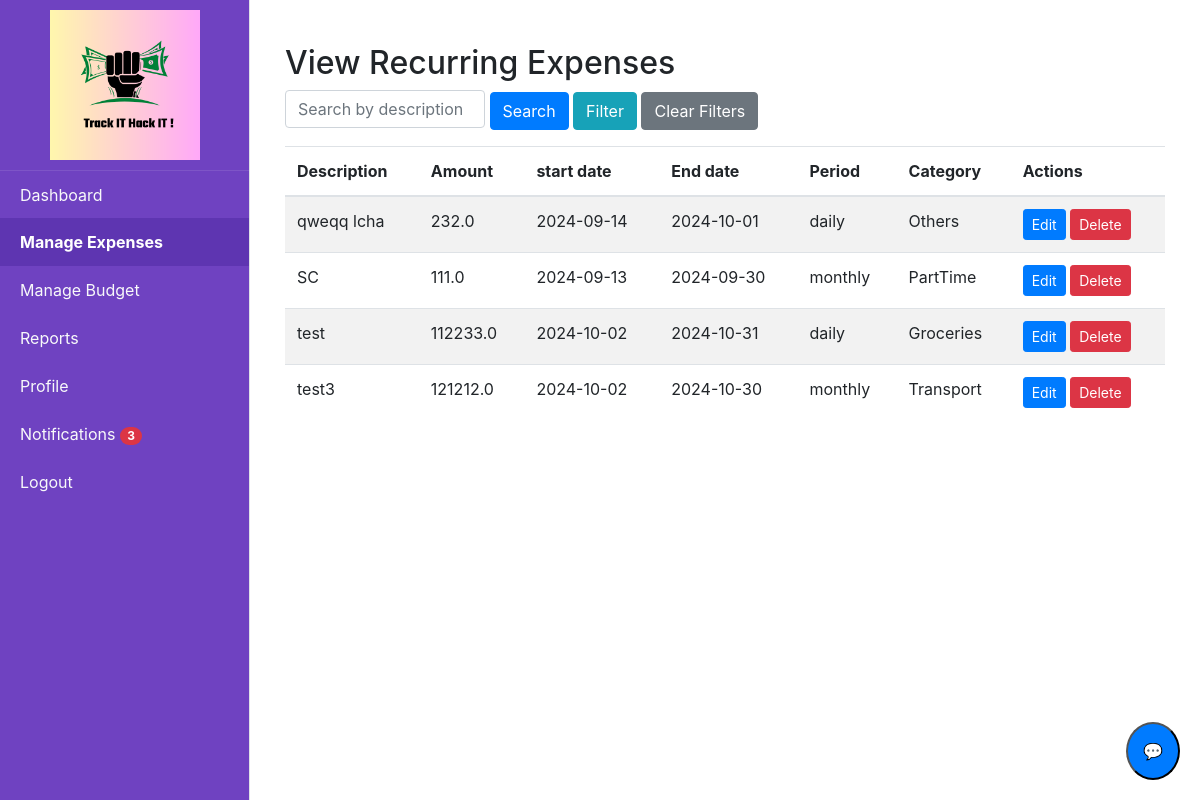
Page /view_recurring_expenses (signed in) on the committed database.
### tables this page shows
CREATE TABLE recurring_expenses (id INTEGER PRIMARY KEY AUTOINCREMENT, user_id INTEGER NOT NULL, description TEXT NOT NULL, amount REAL NOT NULL, start_date DATE NOT NULL, period TEXT NOT NULL, category_id INTEGER NOT NULL REFERENCES category (id), next_due_date DATE NOT NULL, end_date DATE, document TEXT, FOREIGN KEY (user_id) REFERENCES users (id));

CREATE TABLE category (id INTEGER PRIMARY KEY AUTOINCREMENT, name TEXT NOT NULL, is_income INTEGER DEFAULT (0));

### app.py (the view, shortened to what this page needs)
@app.route('/view_recurring_expenses', methods=['GET', 'POST'])
@login_required
def view_recurring_expenses():
    search = request.args.get('search', '')
    category = request.args.get('category', '')
    start_date = request.args.get('start_date', '')
    end_date = request.args.get('end_date', '')
    amount_comparison = request.args.get('amount_comparison', '')
    amount_value = request.args.get('amount_value', '')
    period = request.args.get('period', '')
    sort_by = request.args.get('sort_by', '')
    query = '''
        SELECT r.*, c.name AS category_name
        FROM recurring_expenses r
        JOIN category c ON r.category_id = c.id
        WHERE r.user_id = ?
    '''
    params = [current_user.id]
    if search:
        query += " AND r.description LIKE ?"
        params.append(f'%{search}%')
    if category:
        category=int(category)
        query += " AND c.id = ?"
        params.append(category)
    if start_date:
        query += " AND r.start_date >= ?"
        params.append(start_date)
    if end_date:
        query += " AND r.start_date <= ?"
        params.append(end_date)
    if period:
        print("Period:")
        print(period)
        query += " AND r.period = ?"
        params.append(period)
    expenses = query_db(query, params)
    categories = query_db('SELECT id, name, is_income FROM category')
    print(period)
    return render_template('view_recurring_expenses.html',
                           expenses=expenses,
                           search=search,
                           category_v=category,
                           start_date=start_date,
                           end_date=end_date,
                           amount_comparison=amount_comparison,
                           amount_value=amount_value,
                           period=period,
                           sort_by=sort_by
                           ,
                           categories=categories)

### app.py (called while the page is built)
@login_manager.user_loader
def load_user(user_id):
    return get_user_by_id(user_id)

@app.after_request
def after_request(response):
    response.headers["Cache-Control"] = "no-cache, no-store, must-revalidate"
    return response

@app.context_processor
def inject_unread_notifications():
    if current_user.is_authenticated:
        unread_count = query_db('''
            SELECT COUNT(*)
            FROM notifications
            WHERE user_id = ? AND is_read = 0
        ''', [current_user.id], one=True)
        return dict(unread_count=unread_count[0] if unread_count else 0)
    return dict(unread_count=0)

### database.py (called while the page is built)
def get_db():
    return sqlite3.connect(DATABASE)

def query_db(query, args=(), one=False):
    cur = get_db().execute(query, args)
    rv = cur.fetchall()
    cur.close()
    return (rv[0] if rv else None) if one else rv

def get_user_by_id(user_id):
    conn = sqlite3.connect(DATABASE)
    cursor = conn.cursor()
    cursor.execute('SELECT * FROM users WHERE id = ?', (user_id,))
    user = cursor.fetchone()
    conn.close()
    if user:
        return User(id=user[0], username=user[1], email=user[2], password=user[3])
    return None

### templates/view_recurring_expenses.html (shortened to what this page needs)
{% extends "home.html" %}
{% block content %}
<div class="container mt-4">
    <h2>View Recurring Expenses</h2>
<form  method="GET" action="{{ url_for('view_recurring_expenses') }}" class="mb-3">
 <div class="mb-3">
        <input type="text" class="form-control d-inline" id="search" name="search" value="{{ search }}" placeholder="Search by description" style="width: 200px; display: inline;">
        <button  class="btn btn-primary" id="searchBtn">Search</button>
        <button type="button" class="btn btn-info" id="filterButton">Filter</button>
        <button  type="submit" onclick="clearFilters()" class="btn btn-secondary" id="clearBtn" >Clear Filters</button>
    </div>
    </form>
    <table class="table table-striped">
        <thead>
            <tr>
                <th>Description</th>
                <th>Amount</th>
                <th>start date</th>
                <th> End date</th>
                <th> Period </th>
                <th>Category</th>
                <th>Actions</th>
            </tr>
        </thead>
        <tbody>
            {% for expense in expenses %}
            <tr>
                <td>{{ expense[2] }}</td>
                <td>{{ expense[3] }}</td>
                <td>{{ expense[4] }}</td>
                <td>{{ expense[8] }}</td>
                <td>{{ expense[5] }}</td>
                <td>{{ expense[10] }}</td>
                <td>
                    <a href="{{ url_for('edit_recurring_expense', expense_id=expense[0]) }}" class="btn btn-primary btn-sm">Edit</a>
                    <form action="{{ url_for('delete_recurring_expense', expense_id=expense[0]) }}" method="POST" style="display:inline-block;">
                        <button type="submit" class="btn btn-danger btn-sm" onclick="return confirm('Are you sure you want to delete this expense?');">Delete</button>
                    </form>
                </td>
            </tr>
            {% endfor %}
        </tbody>
    </table>
</div>
{% endblock %}

### rows in the picture
recurring_expenses: description "qweqq lcha", amount "232.0", start_date "2024-09-14", end_date "2024-10-01", period "daily", name "Others"
recurring_expenses: description "SC", amount "111.0", start_date "2024-09-13", end_date "2024-09-30", period "monthly", name "PartTime"
recurring_expenses: description "test", amount "112233.0", start_date "2024-10-02", end_date "2024-10-31", period "daily", name "Groceries"
recurring_expenses: description "test3", amount "121212.0", start_date "2024-10-02", end_date "2024-10-30", period "monthly", name "Transport"

### other values in the picture
{{ unread_count }} "3"
